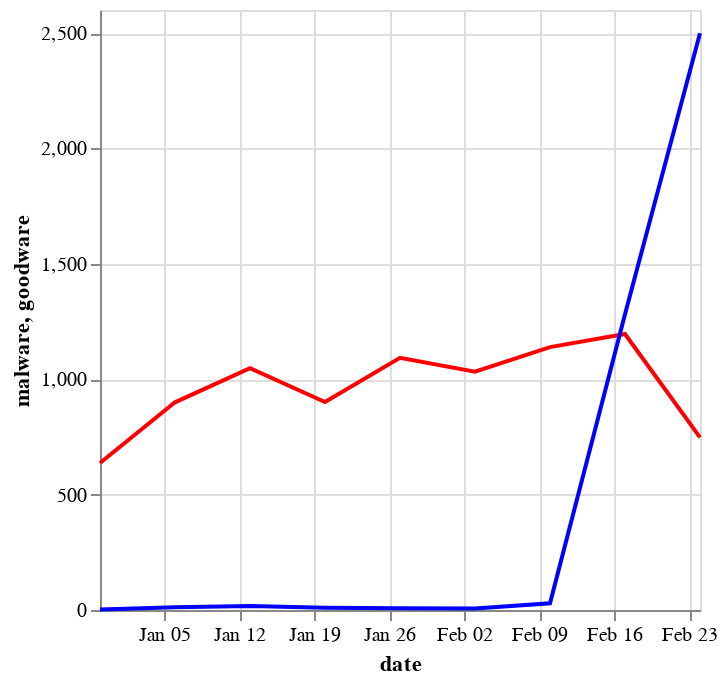

The notebook cell saved with this chart:
### Code cell
base = alt.Chart(weekly_samples_first_2_months).encode(x='date:T')

malware_layer = base.mark_line(color='red').encode(y='malware:Q')
goodware_layer = base.mark_line(color='blue').encode(y='goodware:Q')

(malware_layer + goodware_layer).show()

### Figure 1 — Vega-Lite specification as saved in the notebook (floating-point values rounded to 4 significant figures)
{"config": {"view": {"continuousWidth": 300, "continuousHeight": 300}}, "layer": [{"mark": {"type": "line", "color": "red"}, "encoding": {"x": {"field": "date", "type": "temporal"}, "y": {"field": "malware", "type": "quantitative"}}}, {"mark": {"type": "line", "color": "blue"}, "encoding": {"x": {"field": "date", "type": "temporal"}, "y": {"field": "goodware", "type": "quantitative"}}}], "data": {"name": "data-337a6bdd2b93adcac174ed78cb3e3bcb"}, "$schema": "https://vega.github.io/schema/vega-lite/v6.1.0.json", "datasets": {"data-337a6bdd2b93adcac174ed78cb3e3bcb": [{"date": "2019-12-30T00:00:00", "malware": 637, "goodware": 2}, {"date": "2020-01-06T00:00:00", "malware": 900, "goodware": 12}, {"date": "2020-01-13T00:00:00", "malware": 1048, "goodware": 17}, {"date": "2020-01-20T00:00:00", "malware": 901, "goodware": 10}, {"date": "2020-01-27T00:00:00", "malware": 1093, "goodware": 8}, {"date": "2020-02-03T00:00:00", "malware": 1033, "goodware": 6}, {"date": "2020-02-10T00:00:00", "malware": 1139, "goodware": 29}, {"date": "2020-02-17T00:00:00", "malware": 1196, "goodware": 1282}, {"date": "2020-02-24T00:00:00", "malware": 748, "goodware": 2499}]}}
